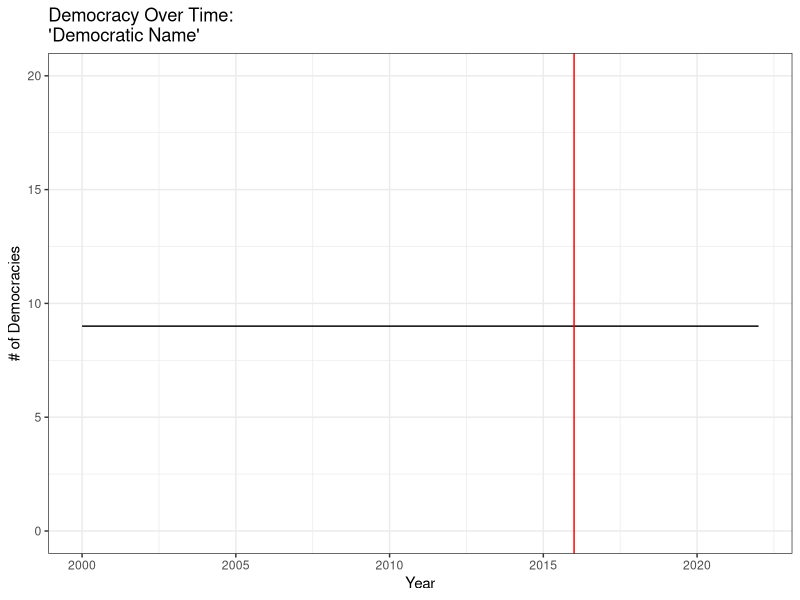
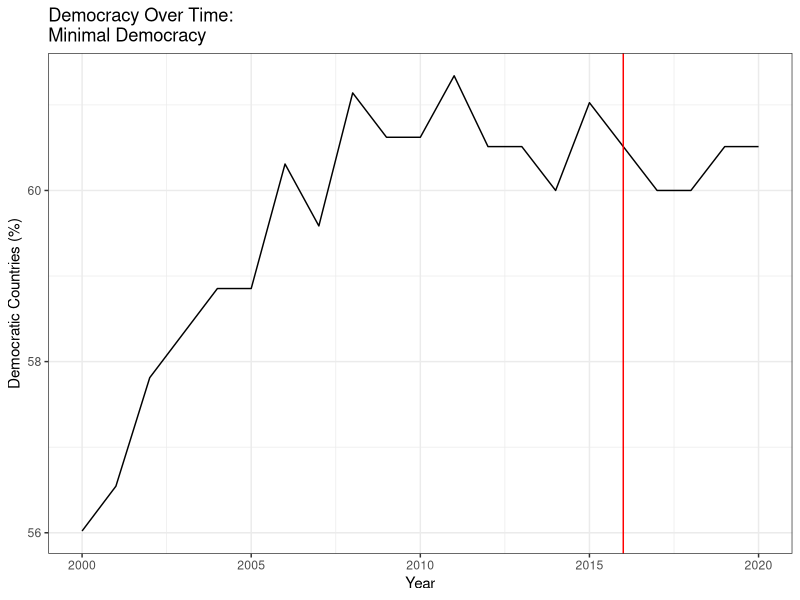
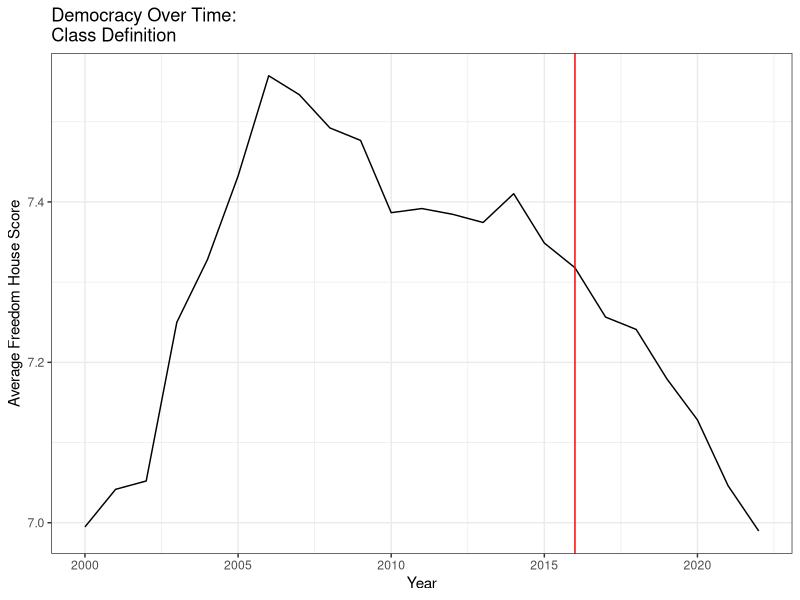

The R script that drew these images, in order:
## ---- chunk 1
knitr::opts_chunk$set(echo = FALSE)
## ---- chunk 2
require(ggplot2)
require(data.table)

d1 = data.table(year = 2000:2022, democracies = 9)

ggplot(d1, aes(x = year, y = democracies)) +
  geom_line() + 
  xlab('Year') +
  ylab('# of Democracies') +
  ggtitle("Democracy Over Time:\n'Democratic Name'") +
  theme_bw() +
  ylim(0,20) +
  geom_vline(xintercept = 2016, color = 'red')

## ---- chunk 3
require(ggplot2)
require(data.table)

d2 = fread("./mindem_scores.csv")

ggplot(d2, aes(x = year, y = democracy*100)) +
  geom_line() + 
  xlab('Year') +
  ylab('Democratic Countries (%)') +
  ggtitle("Democracy Over Time:\nMinimal Democracy") +
  theme_bw() +
  #ylim(0,100) +
  geom_vline(xintercept = 2016, color = 'red')

## ---- chunk 4
require(ggplot2)
require(data.table)

d3 = fread("./fh_scores.csv")

ggplot(d3[year >= 2000], aes(x = year, y = fh_score)) +
  geom_line() + 
  xlab('Year') +
  ylab('Average Freedom House Score') +
  ggtitle("Democracy Over Time:\nClass Definition") +
  theme_bw() +
  #ylim(0,12) +
  geom_vline(xintercept = 2016, color = 'red')

